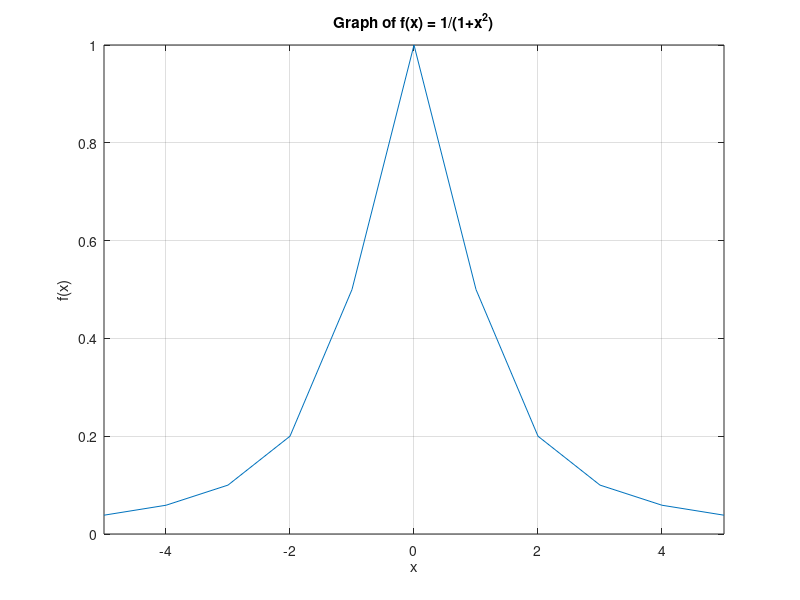

This chart was generated by the following MATLAB code:
x = [-2 * pi : 4 * pi/10 : 2 * pi]
y =  2 * sin((x)) + cos((x))
plot(x,y)
axis on
grid on
title('Graph of f(x) = -2sinx + cosx')
xlabel('x')
ylabel('f(x)')
xlim([-2 * pi 2 * pi])


x = [0:4 * pi/10: 2*pi]
y = exp(x) .* cos((x))
plot(x,y)
axis on
grid on
title('Graph of f(x) = e^x(cosx)')
xlabel('x')
ylabel('f(x)')
xlim([0  2*pi])

x = [-5: 1: 5]
y = 1./(1 + x.^2)
plot(x,y)
axis on
grid on
title('Graph of f(x) = 1/(1+x^2)')
xlabel('x')
ylabel('f(x)')
xlim([-5  5])